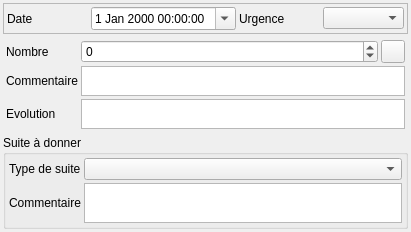
<?xml version="1.0" encoding="UTF-8"?>
<ui version="4.0">
 <class>Form</class>
 <widget class="QWidget" name="Form">
  <property name="geometry">
   <rect>
    <x>0</x>
    <y>0</y>
    <width>411</width>
    <height>221</height>
   </rect>
  </property>
  <property name="windowTitle">
   <string>Form</string>
  </property>
  <layout class="QVBoxLayout" name="verticalLayout">
   <property name="spacing">
    <number>3</number>
   </property>
   <property name="leftMargin">
    <number>3</number>
   </property>
   <property name="topMargin">
    <number>3</number>
   </property>
   <property name="rightMargin">
    <number>3</number>
   </property>
   <property name="bottomMargin">
    <number>3</number>
   </property>
   <item>
    <widget class="QFrame" name="frame">
     <property name="frameShape">
      <enum>QFrame::StyledPanel</enum>
     </property>
     <property name="frameShadow">
      <enum>QFrame::Raised</enum>
     </property>
     <layout class="QGridLayout" name="gridLayout_3">
      <property name="leftMargin">
       <number>3</number>
      </property>
      <property name="topMargin">
       <number>3</number>
      </property>
      <property name="rightMargin">
       <number>3</number>
      </property>
      <property name="bottomMargin">
       <number>3</number>
      </property>
      <property name="spacing">
       <number>3</number>
      </property>
      <item row="0" column="2">
       <widget class="QLabel" name="label_5">
        <property name="text">
         <string>Urgence</string>
        </property>
       </widget>
      </item>
      <item row="0" column="0">
       <widget class="QLabel" name="label">
        <property name="text">
         <string>Date</string>
        </property>
       </widget>
      </item>
      <item row="0" column="1">
       <widget class="QDateTimeEdit" name="dateTimeEdit">
        <property name="calendarPopup">
         <bool>true</bool>
        </property>
       </widget>
      </item>
      <item row="0" column="3">
       <widget class="QComboBox" name="comboBox_urgence"/>
      </item>
     </layout>
    </widget>
   </item>
   <item>
    <widget class="QStackedWidget" name="stackedWidget">
     <property name="currentIndex">
      <number>0</number>
     </property>
     <widget class="QWidget" name="page">
      <layout class="QGridLayout" name="gridLayout" columnstretch="1,5,1">
       <property name="leftMargin">
        <number>3</number>
       </property>
       <property name="topMargin">
        <number>3</number>
       </property>
       <property name="rightMargin">
        <number>3</number>
       </property>
       <property name="bottomMargin">
        <number>3</number>
       </property>
       <property name="spacing">
        <number>3</number>
       </property>
       <item row="5" column="0">
        <widget class="QLabel" name="label_6">
         <property name="text">
          <string>Evolution</string>
         </property>
        </widget>
       </item>
       <item row="1" column="0">
        <widget class="QLabel" name="label_2">
         <property name="text">
          <string>Nombre</string>
         </property>
        </widget>
       </item>
       <item row="1" column="1">
        <widget class="QSpinBox" name="spinBox_nombre">
         <property name="minimum">
          <number>-1</number>
         </property>
         <property name="maximum">
          <number>999999</number>
         </property>
        </widget>
       </item>
       <item row="3" column="0">
        <widget class="QLabel" name="label_7">
         <property name="text">
          <string>Commentaire</string>
         </property>
        </widget>
       </item>
       <item row="1" column="2">
        <widget class="QToolButton" name="toolButton_calc_nb">
         <property name="text">
          <string/>
         </property>
         <property name="icon">
          <iconset>
           <normaloff>:/plugins/Lamia/icons/numpad.png</normaloff>:/plugins/Lamia/icons/numpad.png</iconset>
         </property>
        </widget>
       </item>
       <item row="3" column="1" colspan="2">
        <widget class="QTextEdit" name="textEdit_comm">
         <property name="sizePolicy">
          <sizepolicy hsizetype="Expanding" vsizetype="Expanding">
           <horstretch>0</horstretch>
           <verstretch>0</verstretch>
          </sizepolicy>
         </property>
         <property name="maximumSize">
          <size>
           <width>16777215</width>
           <height>30</height>
          </size>
         </property>
        </widget>
       </item>
       <item row="5" column="1" colspan="2">
        <widget class="QTextEdit" name="textEdit_evolution">
         <property name="sizePolicy">
          <sizepolicy hsizetype="Expanding" vsizetype="Expanding">
           <horstretch>0</horstretch>
           <verstretch>0</verstretch>
          </sizepolicy>
         </property>
         <property name="maximumSize">
          <size>
           <width>16777215</width>
           <height>30</height>
          </size>
         </property>
        </widget>
       </item>
      </layout>
     </widget>
     <widget class="QWidget" name="page_2">
      <layout class="QVBoxLayout" name="verticalLayout_3">
       <property name="spacing">
        <number>3</number>
       </property>
       <property name="leftMargin">
        <number>3</number>
       </property>
       <property name="topMargin">
        <number>3</number>
       </property>
       <property name="rightMargin">
        <number>3</number>
       </property>
       <property name="bottomMargin">
        <number>3</number>
       </property>
       <item>
        <widget class="QStackedWidget" name="stackedWidget_2">
         <property name="currentIndex">
          <number>2</number>
         </property>
         <widget class="QWidget" name="page_4">
          <layout class="QGridLayout" name="gridLayout_2">
           <item row="0" column="0">
            <widget class="QLabel" name="label_3">
             <property name="text">
              <string>Etat général</string>
             </property>
            </widget>
           </item>
           <item row="0" column="1">
            <widget class="QComboBox" name="comboBox_etatgen"/>
           </item>
          </layout>
         </widget>
         <widget class="QWidget" name="page_5">
          <layout class="QGridLayout" name="gridLayout_5">
           <item row="0" column="0">
            <widget class="QLabel" name="label_11">
             <property name="text">
              <string>Etat général</string>
             </property>
             <property name="wordWrap">
              <bool>true</bool>
             </property>
            </widget>
           </item>
           <item row="1" column="0">
            <widget class="QLabel" name="label_12">
             <property name="text">
              <string>Index compteur</string>
             </property>
             <property name="wordWrap">
              <bool>true</bool>
             </property>
            </widget>
           </item>
           <item row="1" column="1">
            <widget class="QSpinBox" name="spinBox_indexcompteur">
             <property name="minimum">
              <number>-1</number>
             </property>
             <property name="maximum">
              <number>999999999</number>
             </property>
            </widget>
           </item>
           <item row="1" column="2">
            <widget class="QToolButton" name="toolButton_indexcompteur">
             <property name="text">
              <string>...</string>
             </property>
            </widget>
           </item>
           <item row="0" column="1" colspan="2">
            <widget class="QComboBox" name="comboBox_etatgen2"/>
           </item>
          </layout>
         </widget>
         <widget class="QWidget" name="page_8"/>
        </widget>
       </item>
      </layout>
     </widget>
     <widget class="QWidget" name="page_3">
      <layout class="QVBoxLayout" name="verticalLayout_2">
       <item>
        <widget class="QStackedWidget" name="stackedWidget_3">
         <property name="currentIndex">
          <number>0</number>
         </property>
         <widget class="QWidget" name="page_6">
          <layout class="QGridLayout" name="gridLayout_6">
           <item row="0" column="0">
            <widget class="QLabel" name="label_9">
             <property name="text">
              <string>Etat tampon</string>
             </property>
            </widget>
           </item>
           <item row="0" column="1">
            <widget class="QComboBox" name="comboBox_etattampon"/>
           </item>
           <item row="1" column="0">
            <widget class="QLabel" name="label_10">
             <property name="text">
              <string>Etat regard</string>
             </property>
            </widget>
           </item>
           <item row="1" column="1">
            <widget class="QComboBox" name="comboBox_etatregard"/>
           </item>
          </layout>
         </widget>
         <widget class="QWidget" name="page_7"/>
        </widget>
       </item>
      </layout>
     </widget>
    </widget>
   </item>
   <item>
    <widget class="QGroupBox" name="groupBox">
     <property name="title">
      <string>Suite à donner</string>
     </property>
     <layout class="QGridLayout" name="gridLayout_4">
      <property name="leftMargin">
       <number>3</number>
      </property>
      <property name="topMargin">
       <number>3</number>
      </property>
      <property name="rightMargin">
       <number>3</number>
      </property>
      <property name="bottomMargin">
       <number>3</number>
      </property>
      <property name="spacing">
       <number>3</number>
      </property>
      <item row="1" column="0">
       <widget class="QLabel" name="label_8">
        <property name="text">
         <string>Commentaire</string>
        </property>
       </widget>
      </item>
      <item row="0" column="1">
       <widget class="QComboBox" name="comboBox_typesuite"/>
      </item>
      <item row="1" column="1">
       <widget class="QTextEdit" name="textEdit_suite">
        <property name="sizePolicy">
         <sizepolicy hsizetype="Expanding" vsizetype="Expanding">
          <horstretch>0</horstretch>
          <verstretch>0</verstretch>
         </sizepolicy>
        </property>
        <property name="maximumSize">
         <size>
          <width>16777215</width>
          <height>40</height>
         </size>
        </property>
       </widget>
      </item>
      <item row="0" column="0">
       <widget class="QLabel" name="label_4">
        <property name="text">
         <string>Type de suite</string>
        </property>
       </widget>
      </item>
     </layout>
    </widget>
   </item>
   <item>
    <spacer name="verticalSpacer">
     <property name="orientation">
      <enum>Qt::Vertical</enum>
     </property>
     <property name="sizeHint" stdset="0">
      <size>
       <width>20</width>
       <height>40</height>
      </size>
     </property>
    </spacer>
   </item>
  </layout>
 </widget>
 <resources/>
 <connections/>
</ui>
